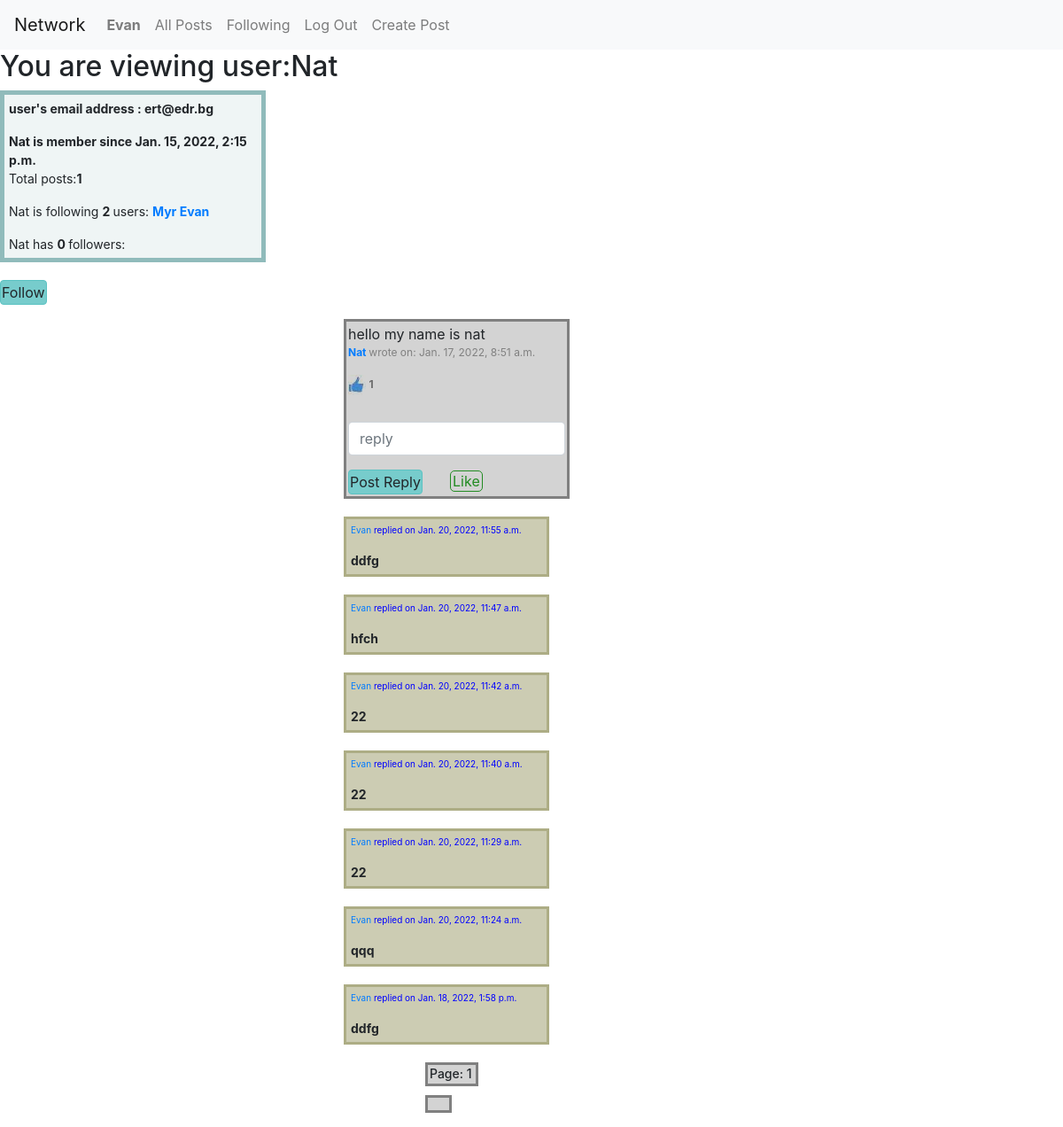
Before: /profile/4 (signed in) with the older database file.
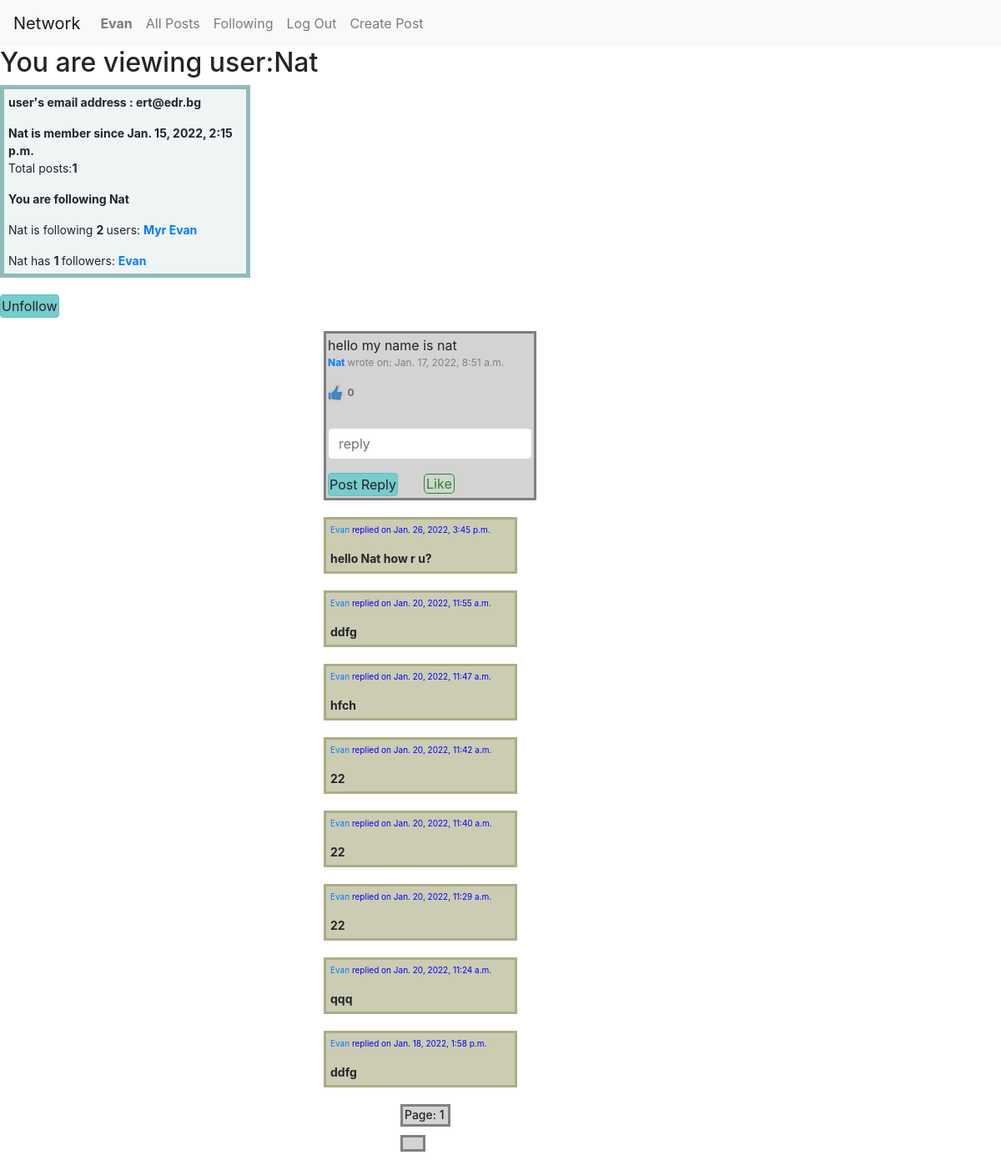
After: the same page with the newer database file.
### network/models.py (models this page shows, shortened)
class User(AbstractUser):
    email=models.EmailField(max_length=254)
    date_joined = models.DateTimeField(default=timezone.now)
    following = models.ManyToManyField("User", blank="TRUE", related_name="followers")
    def __str__(self):
        return f"{self.username}"

class Mypost(models.Model):
    description=models.CharField(max_length=300)
    created_date=models.DateTimeField(default=now, editable=False)
    owner=models.ForeignKey(User, on_delete=models.CASCADE, null="TRUE", blank="TRUE")
    likes = models.ManyToManyField(User, blank="TRUE", related_name="likers")
    objects = MypostManager()

class Reply(models.Model):
    reply_txt=models.CharField(max_length=150, blank="True")
    mypost_reply=models.ForeignKey(Mypost, on_delete=models.CASCADE, null="TRUE", blank="TRUE")
    created_date=models.DateTimeField(default=now, editable=False)
    lists = models.ManyToManyField(Mypost, blank="TRUE", related_name="replies")  # post_reply
    owner = models.ForeignKey(User, on_delete=models.CASCADE, null="TRUE", blank="TRUE")
    objects = ReplyManager()
    class Meta:
        ordering = ['-created_date']
    def __str__(self):
        return f"{self.reply_txt}"

### network/views.py (the view, shortened to what this page needs)
# urls.py: path("profile/<int:user_id>", views.profile, name="profile"),
@login_required
def profile(request, user_id):
    current_user = request.user
    targ_user = User.objects.get(id=user_id)
    user_posts=Mypost.objects.filter(owner_id=user_id).order_by('-created_date')
    user_posts_count=user_posts.count()
    page = paging(request, user_posts)
    myfollowinglist = current_user.followers.all()
    followinglist=targ_user.followers.all()
    followerslist=User.objects.filter(followers=user_id)
    no_of_followers=len(followerslist)
    no_of_following=len(followinglist)
    print(current_user,"Your followers are", followerslist)
    print(current_user,"You r following",myfollowinglist)
    if request.method == "POST" and "post_reply" in request.POST:
        reply_txt = request.POST["reply_txt"]
        mypost_reply = request.POST.get("post_id")
        reply(request, reply_txt, mypost_reply)
        return render(request, "network/profile.html", {"targ_user": targ_user,"count":page.count,"page":page})
    if request.method == "POST" and "load_post" in request.POST:
        post_to_load_id = request.POST.get("post_to_load_id")
        edit_post(request,post_to_load_id)
        post_to_load = Mypost.objects.get(pk=post_to_load_id)
        return render(request, "network/edit_post.html", {"post_to_load": post_to_load})
    if targ_user in followinglist:
        print(request.user,"you are following user", targ_user)
    created_date = timezone.now()
    page = paging(request, user_posts)
    if request.method=="POST" and "unfollow" in request.POST:
        targ_user.following.remove(current_user)
        followerslist = User.objects.filter(followers=user_id)
        no_of_followers = len(followerslist)
        print(current_user,"Now you are following", myfollowinglist)
        print(targ_user, "has these followers", followerslist)
        return render(request, "network/profile.html", {"targ_user": targ_user, "followinglist": followinglist,
                                                        "user_posts":user_posts,"user_posts_count":user_posts_count,
                                                        "no_of_following":no_of_following,"followerslist": followerslist,
                                                        "no_of_followers":no_of_followers, "myfollowinglist":myfollowinglist,"count":page.count,"page":page})
    else:
        return render(request, "network/profile.html", {"targ_user": targ_user, "followinglist": followinglist,
                                                        "user_posts":user_posts,"user_posts_count":user_posts_count,
                                                        "no_of_following":no_of_following,"followerslist": followerslist,
                                                        "no_of_followers":no_of_followers, "myfollowinglist":myfollowinglist,"count":page.count,"page":page})

### network/views.py (called while the page is built)
def paging(request,the_posts):
    post_paginator=Paginator(the_posts,10)
    page_num = request.GET.get("page")
    return post_paginator.get_page(page_num)

### network/templates/network/profile.html (shortened to what this page needs)
{% extends "network/layout.html" %}
{% load static %}
{% block body %}
{% ifnotequal request.user targ_user %}
    <h2>You are viewing user:{{targ_user.username}}</h2>
<div class= "prof"><strong> user's email address : {{targ_user.email}}</strong></p>
<strong> {{targ_user.username}} is member since {{ targ_user.date_joined }}</strong>
    <p>Total posts:<strong>{{user_posts_count}}</strong></p>
    {% if targ_user in myfollowinglist %}
    <p><strong> You are following {{targ_user.username}}</strong></p>
    {% endif %}
         {{targ_user.username}} is following <strong>{{no_of_following}} </strong> users:
        {% for fol in followinglist %}
            <strong> <a href="{% url 'profile' fol.id %}" > {{fol.username}} </a></strong>
        {% endfor %}
          {{targ_user.username}} has  <strong>{{no_of_followers}} </strong> followers:
        {% for fol in followerslist %}
      <strong> <a href="{% url 'profile' fol.id %}" > {{fol.username}} </a></strong>
        {% endfor %}
</div>
{% if not targ_user in myfollowinglist %}
    <form action="{% url 'profile' targ_user.id %}" method="post">
   <input class="btn btn-primary" type="submit"   name="follow" value="Follow">
    </form>
{% else %}
    <form action="{% url 'profile' targ_user.id %}" method="post">
   <input class="btn btn-primary" type="submit"   name="unfollow" value="Unfollow">
    </form>
{% endif %}
{% endifnotequal %}
{% for user_post in  page.object_list %}
<section>
<ul>
<div class="post">{{user_post.description}}
    <p style= "color:grey; font-size:12px;"> <strong><a href="{% url 'profile' targ_user.id %}" > {{targ_user.username}} </strong></a> wrote on: {{user_post.created_date}} </p>
        {% if user_post.likes.all.count != 0 %}
    <p id="likes" style= "color:grey; font-size:12px;mix-blend-mode: multiply;"><img src="{% static  'network/images/like1.jpg' %}" alt="like image">
        <span><strong id="likescounter_{{post.id}}">{{ user_post.likes.all.count }}</strong></span>
        {% else %}
    <p id="likes" style= "color:grey; font-size:12px;mix-blend-mode: multiply;"><img src="{% static  'network/images/like1.jpg' %}" alt="like image">
        <span><strong id="likescounter_{{post.id}}">0</strong></span>
        {% endif %}
<form action="{% url 'profile' targ_user.id %}" method="post">
        <div class="form-group">
            <input class="form-control" autofocus style="margin-top:30px" type="text" name="reply_txt" placeholder="reply">
        </div>
    <input class="btn btn-primary" type="submit" name="post_reply" value="Post Reply">
                <div class="likes">
                        {% if request.user in post.likes.all %}
                        <span id="unlikebtn" class="likeunlike" data-id="{{post.id}}" onclick="return false" title="UNLIKE" >Unlike</span>
                        {% else %}
                        <span id="likebtn" class="likeunlike" data-id="{{post.id}}" onclick="return false"  title="LIKE">Like</span>
                        {% endif %}
                </div>
</div>
</ul>
</section>
{% for rep in user_post.replies.all %}
 <ul>
        <div class="replies" ><p style= "color:blue; font-size:10px;"><a href="{% url 'profile' rep.owner_id %}">{{rep.owner}}</a>
            replied on {{rep.created_date}}</p> <strong>{{rep}} </strong> </div>
</ul>
{% endfor %}
    </div>
{% endfor %}
<h2 class="page"> Page: {{ page.number }}</h2>
        <div class="page-links">
        </div>
{% endblock %}

### network/templates/network/layout.html (shortened to what this page needs)
{% load static %}
<!DOCTYPE html>
<html lang="en">
    <head>
        <link rel="stylesheet" href="https://stackpath.bootstrapcdn.com/bootstrap/4.4.1/css/bootstrap.min.css">
        <link href="{% static 'network/styles.css' %}" rel="stylesheet">
    </head>
    <body>
        <nav class="navbar navbar-expand-lg navbar-light bg-light sticky-top">
            <a class="navbar-brand" href="{% url 'index' %}">Network</a>
            <div>
              <ul class="navbar-nav mr-auto">
                {% if user.is_authenticated %}
                    <li class="nav-item">
                        <a class="nav-link" href="{% url 'profile' user.id %}" ><strong>{{ user.username }}</strong></a>
                    </li>
                {% endif %}
                <li class="nav-item">
                  <a class="nav-link" href="{% url 'index' %}">All Posts</a>
                </li>
                {% if user.is_authenticated %}
                    <li class="nav-item">
                        <a class="nav-link" href="/following">Following</a>
                    </li>
                    <li class="nav-item">
                        <a class="nav-link" href="{% url 'logout' %}">Log Out</a>
                    </li>
                  <li class="nav-item">
                        <a class="nav-link" href="{% url 'create_post' %}">Create Post</a>
                    </li>
                {% endif %}
              </ul>
            </div>
          </nav>
        <div class="body">
            {% block body %}
            {% endblock %}
    </body>
</html>

Changed rows visible on the page:
now on one of the page's lists (row edited): User: username "Evan"
shown differently, row unchanged: User "Nat": username (not shown) → "Nat"
shown differently, row unchanged: Mypost "hello my name is nat": likes.all.count "1" → (not shown); now shows "0"
added Reply: owner "Evan", created_date "Jan. 26, 2022, 3:45 p.m.", reply_txt "hello Nat how r u?"
Other visible differences:
{{ no_of_followers }}: "0" → "1"
form field unfollow: (not shown) → "Unfollow"
form field follow: "Follow" → (not shown)
text now shown: "You are following"
